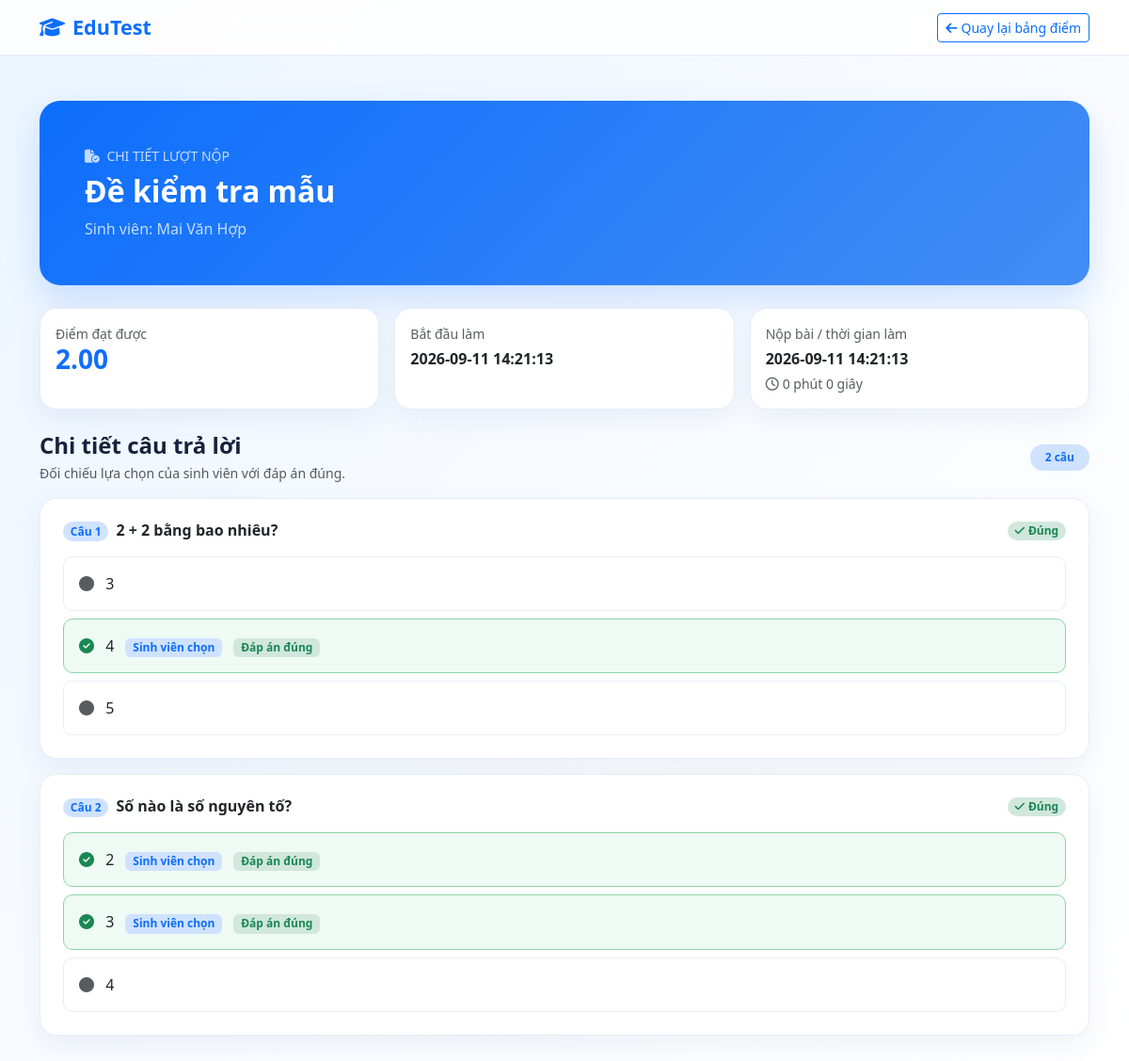
The page /index.php?action=attempt_detail&attempt_id=1 (signed in) on the database its author committed.
### tables this page shows
CREATE TABLE `exam_attempts` (
  `attempt_id` int(11) NOT NULL AUTO_INCREMENT,
  `exam_id` int(11) NOT NULL,
  `student_id` int(11) NOT NULL,
  `start_time` datetime DEFAULT current_timestamp(),
  `end_time` datetime DEFAULT NULL,
  `status` varchar(20) DEFAULT 'in_progress',
  `total_score` decimal(5,2) DEFAULT 0.00,
  `duration_minutes_snapshot` int(11) DEFAULT NULL,
  `anti_cheat_enabled_snapshot` tinyint(1) DEFAULT NULL,
  `violation_limit_snapshot` int(11) DEFAULT NULL,
  `violation_action_snapshot` varchar(20) DEFAULT NULL,
  `submit_reason` varchar(30) NOT NULL DEFAULT 'manual',
  `review_status` varchar(20) NOT NULL DEFAULT 'not_required',
  `review_note` varchar(500) DEFAULT NULL,
  `reviewed_by` int(11) DEFAULT NULL,
  `reviewed_at` datetime DEFAULT NULL,
  PRIMARY KEY (`attempt_id`),
  KEY `exam_id` (`exam_id`),
  KEY `student_id` (`student_id`),
  CONSTRAINT `exam_attempts_ibfk_1` FOREIGN KEY (`exam_id`)
    REFERENCES `exams` (`exam_id`) ON DELETE CASCADE,
  CONSTRAINT `exam_attempts_ibfk_2` FOREIGN KEY (`student_id`)
    REFERENCES `users` (`user_id`) ON DELETE CASCADE,
  CONSTRAINT `exam_attempts_reviewed_by_ibfk` FOREIGN KEY (`reviewed_by`)
    REFERENCES `users` (`user_id`) ON DELETE SET NULL
);

CREATE TABLE `exams` (
  `exam_id` int(11) NOT NULL AUTO_INCREMENT,
  `teacher_id` int(11) NOT NULL,
  `class_id` int(11) DEFAULT NULL,
  `title` varchar(200) NOT NULL,
  `duration_minutes` int(11) NOT NULL,
  `anti_cheat_enabled` tinyint(1) NOT NULL DEFAULT 1,
  `violation_limit` int(11) NOT NULL DEFAULT 3,
  `violation_action` varchar(20) NOT NULL DEFAULT 'auto_submit',
  `shuffle_questions` tinyint(1) DEFAULT 1,
  `shuffle_answers` tinyint(1) DEFAULT 1,
  `start_time` datetime DEFAULT NULL,
  `end_time` datetime DEFAULT NULL,
  `status` varchar(20) DEFAULT 'draft',
  `created_at` datetime DEFAULT current_timestamp(),
  PRIMARY KEY (`exam_id`),
  KEY `teacher_id` (`teacher_id`),
  KEY `class_id` (`class_id`),
  CONSTRAINT `exams_ibfk_1` FOREIGN KEY (`teacher_id`)
    REFERENCES `users` (`user_id`) ON DELETE CASCADE,
  CONSTRAINT `exams_ibfk_2` FOREIGN KEY (`class_id`)
    REFERENCES `classes` (`class_id`) ON DELETE SET NULL
);

CREATE TABLE `users` (
  `user_id` int(11) NOT NULL AUTO_INCREMENT,
  `full_name` varchar(100) NOT NULL,
  `email` varchar(100) NOT NULL,
  `password` varchar(255) NOT NULL,
  `phone` varchar(15) DEFAULT NULL,
  `role` varchar(20) NOT NULL DEFAULT 'student',
  `school_name` varchar(150) DEFAULT NULL,
  `avatar` varchar(255) DEFAULT NULL,
  `status` varchar(20) DEFAULT 'active',
  `created_at` datetime DEFAULT current_timestamp(),
  `reset_token` varchar(255) DEFAULT NULL,
  `reset_token_expires` datetime DEFAULT NULL,
  PRIMARY KEY (`user_id`),
  UNIQUE KEY `email` (`email`)
);

### controllers/ExamController.php (called while the page is built, shortened)
<?php
class ExamController {
    private $pdo;
    public function __construct($pdo) {
        $this->pdo = $pdo;
    }
    public function attemptDetail() {
        $attemptId = (int) ($_GET['attempt_id'] ?? 0);
        $userId = (int) $_SESSION['user']['id'];
        $stmt = $this->pdo->prepare(
            "SELECT ea.*, e.title, e.teacher_id, u.full_name
             FROM exam_attempts ea
             JOIN exams e ON e.exam_id = ea.exam_id
             JOIN users u ON u.user_id = ea.student_id
             WHERE ea.attempt_id = ? AND ea.status IN ('completed', 'voided')
             AND (e.teacher_id = ? OR ea.student_id = ?)"
        );
        $stmt->execute([$attemptId, $userId, $userId]);
        $attempt = $stmt->fetch();
        $stmt = $this->pdo->prepare(
            "SELECT eq.question_id, eq.order_index, q.content, q.question_type,
                    a.answer_id, a.content AS answer_content,
                    CASE WHEN EXISTS (
                        SELECT 1 FROM attempt_correct_answers snapshot
                        WHERE snapshot.attempt_id = ?
                    ) THEN aca.answer_id IS NOT NULL ELSE a.is_correct END AS is_correct
             FROM exam_questions eq
             JOIN questions q ON q.question_id = eq.question_id
             LEFT JOIN answers a ON a.question_id = q.question_id
             LEFT JOIN attempt_correct_answers aca
               ON aca.attempt_id = ? AND aca.question_id = q.question_id
              AND aca.answer_id = a.answer_id
             WHERE eq.exam_id = ?
             ORDER BY eq.order_index, q.question_id, a.order_index, a.answer_id"
        );
        $stmt->execute([$attemptId, $attemptId, (int) $attempt['exam_id']]);
        $questions = [];
        foreach ($stmt->fetchAll() as $row) {
            $questionId = (int) $row['question_id'];
            if (!isset($questions[$questionId])) {
                $questions[$questionId] = [
                    'question_id' => $questionId,
                    'content' => $row['content'],
                    'question_type' => $row['question_type'],
                    'answers' => [],
                    'selected_ids' => [],
                    'correct' => false
                ];
            }
            if ($row['answer_id'] !== null) {
                $questions[$questionId]['answers'][] = [
                    'answer_id' => (int) $row['answer_id'],
                    'content' => $row['answer_content'],
                    'is_correct' => (bool) $row['is_correct']
                ];
            }
        }
        $stmt = $this->pdo->prepare(
            "SELECT question_id, answer_id
             FROM attempt_answers
             WHERE attempt_id = ? AND answer_id IS NOT NULL"
        );
        $stmt->execute([$attemptId]);
        foreach ($stmt->fetchAll() as $selected) {
            $questionId = (int) $selected['question_id'];
            if (isset($questions[$questionId])) {
                $questions[$questionId]['selected_ids'][] = (int) $selected['answer_id'];
            }
        }
        require __DIR__ . '/../views/exams/attempt-detail.php';
    }
}
?>

### views/exams/attempt-detail.php (the view, shortened to what this page needs)
<!DOCTYPE html>
<html lang="vi">
<head>
    <link href="https://cdn.jsdelivr.net/npm/bootstrap@5.3.2/dist/css/bootstrap.min.css" rel="stylesheet">
    <link rel="stylesheet" href="https://cdnjs.cloudflare.com/ajax/libs/font-awesome/6.4.2/css/all.min.css">
</head>
<body>
<nav class="navbar topbar sticky-top">
    <div class="container">
        <a class="navbar-brand brand fw-bold" href="index.php?action=dashboard"><i class="fa-solid fa-graduation-cap me-2"></i>EduTest</a>
        <?php
        $backAction = $_SESSION['user']['role'] === 'student'
            ? (($_GET['from'] ?? '') === 'exam'
                ? 'prepare_exam&exam_id=' . (int) $attempt['exam_id']
                : 'student_statistics')
            : 'exam_statistics&exam_id=' . (int) $attempt['exam_id'];
        ?>
        <a href="index.php?action=<?php echo $backAction; ?>" class="btn btn-sm btn-outline-primary"><i class="fa-solid fa-arrow-left me-1"></i><?php echo $_SESSION['user']['role'] === 'student' ? 'Quay lại thống kê cá nhân' : 'Quay lại bảng điểm'; ?></a>
    </div>
</nav>
<main class="container py-4 py-md-5">
    <?php
    $start = new DateTime($attempt['start_time']);
    $end = new DateTime($attempt['end_time']);
    $durationSeconds = max(0, $end->getTimestamp() - $start->getTimestamp());
    $durationText = floor($durationSeconds / 60) . ' phút ' . ($durationSeconds % 60) . ' giây';
    ?>
    <section class="page-heading p-4 p-md-5 mb-4">
        <div class="small opacity-75 text-uppercase mb-2"><i class="fa-solid fa-file-circle-check me-1"></i> CHI TIẾT LƯỢT NỘP</div>
        <h1 class="h2 fw-bold mb-2"><?php echo htmlspecialchars($attempt['title']); ?></h1>
        <p class="mb-0 opacity-75">Sinh viên: <?php echo htmlspecialchars($attempt['full_name']); ?></p>
    </section>
    <div class="row g-3 mb-4">
        <div class="col-md-4"><div class="card question-card p-3 h-100"><div class="text-muted small">Điểm đạt được</div><div class="h3 fw-bold text-primary mb-0"><?php echo number_format((float) $attempt['total_score'], 2); ?></div></div></div>
        <div class="col-md-4"><div class="card question-card p-3 h-100"><div class="text-muted small">Bắt đầu làm</div><div class="fw-semibold mt-1"><?php echo htmlspecialchars($attempt['start_time']); ?></div></div></div>
        <div class="col-md-4"><div class="card question-card p-3 h-100"><div class="text-muted small">Nộp bài / thời gian làm</div><div class="fw-semibold mt-1"><?php echo htmlspecialchars($attempt['end_time']); ?></div><div class="text-muted small mt-1"><i class="fa-regular fa-clock me-1"></i><?php echo $durationText; ?></div></div></div>
    </div>
    <div class="d-flex justify-content-between align-items-center mb-3">
        <div><h2 class="h4 fw-bold mb-1">Chi tiết câu trả lời</h2><p class="text-muted small mb-0">Đối chiếu lựa chọn của sinh viên với đáp án đúng.</p></div>
        <span class="badge bg-primary-subtle text-primary rounded-pill px-3 py-2"><?php echo count($questions); ?> câu</span>
    </div>
    <?php $number = 1; foreach ($questions as $question): ?>
        <section class="card question-card mb-3">
            <div class="card-body p-4">
                <div class="d-flex justify-content-between gap-3 align-items-start mb-3">
                    <h3 class="h6 fw-bold mb-0"><span class="badge rounded-pill bg-primary-subtle text-primary me-2">Câu <?php echo $number++; ?></span><?php echo htmlspecialchars($question['content']); ?></h3>
                    <?php if ($question['correct']): ?>
                        <span class="badge rounded-pill bg-success-subtle text-success flex-shrink-0"><i class="fa-solid fa-check me-1"></i>Đúng</span>
                    <?php else: ?>
                        <span class="badge rounded-pill bg-danger-subtle text-danger flex-shrink-0"><i class="fa-solid fa-xmark me-1"></i>Sai</span>
                    <?php endif; ?>
                </div>
                <div class="row g-2">
                    <?php foreach ($question['answers'] as $answer): ?>
                        <?php $selected = in_array($answer['answer_id'], $question['selected_ids'], true); ?>
                        <div class="col-12">
                            <div class="answer-row p-3 <?php echo $selected ? ($answer['is_correct'] ? 'answer-correct' : 'answer-wrong') : ($answer['is_correct'] ? 'answer-correct' : ''); ?>">
                                <i class="fa-solid <?php echo $selected ? ($answer['is_correct'] ? 'fa-circle-check text-success' : 'fa-circle-xmark text-danger') : ($answer['is_correct'] ? 'fa-check text-success' : 'fa-circle text-muted'); ?> me-2"></i>
                                <?php echo htmlspecialchars($answer['content']); ?>
                                <?php if ($selected): ?><span class="badge bg-primary-subtle text-primary ms-2">Sinh viên chọn</span><?php endif; ?>
                                <?php if ($answer['is_correct']): ?><span class="badge bg-success-subtle text-success ms-2">Đáp án đúng</span><?php endif; ?>
                            </div>
                        </div>
                    <?php endforeach; ?>
                </div>
            </div>
        </section>
    <?php endforeach; ?>
</main>
</body>
</html>

### views/exams/attempt-detail.php (style rules this page uses)
:root { --brand: #0d6efd; --ink: #17233c; }
body { background: linear-gradient(135deg, #eaf4ff 0%, #f8fbff 48%, #fff 100%); color: var(--ink); }
.topbar { background: rgba(255,255,255,.9); border-bottom: 1px solid #e5edf8; backdrop-filter: blur(12px); }
.brand { color: var(--brand); font-size: 1.35rem; }
.page-heading { border: 0; border-radius: 22px; background: linear-gradient(135deg, #0d6efd, #438df4); color: #fff; box-shadow: 0 16px 36px rgba(13,110,253,.18); }
.question-card { border: 1px solid #e5edf8; border-radius: 18px; box-shadow: 0 10px 28px rgba(31,74,125,.07); }
.answer-row { border: 1px solid #e5edf8; border-radius: 10px; }
.answer-correct { background: #eefaf3; border-color: #8bd3a8; }

### rows shown on the page
exam_attempts: exam.title "Đề kiểm tra mẫu", student.full_name "Mai Văn Hợp", total_score "2.00", start_time "2026-09-11 14:21:13", end_time "2026-09-11 14:21:13", durationText "0 phút 0 giây"

### other values the page prints
count($questions) "2"
$question['content'] "2 + 2 bằng bao nhiêu?"
$answer['content'] "3"
$answer['content'] "4"
$answer['content'] "5"
$question['content'] "Số nào là số nguyên tố?"
$answer['content'] "2"
